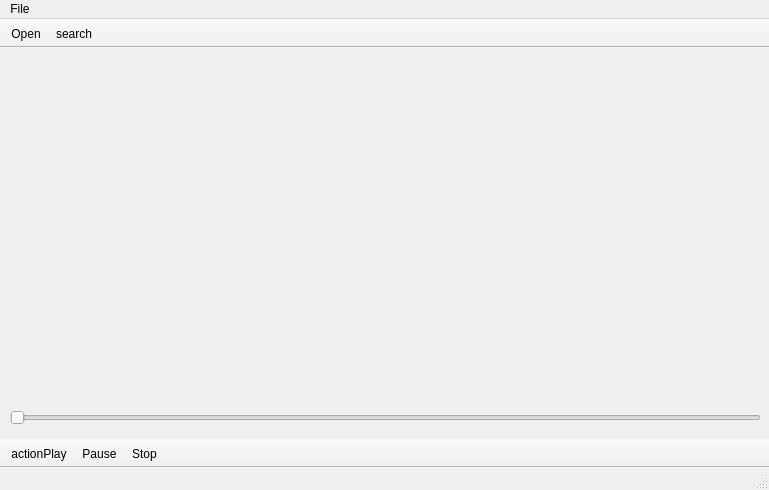
<?xml version="1.0" encoding="UTF-8"?>
<ui version="4.0">
 <class>MainWindow</class>
 <widget class="QMainWindow" name="MainWindow">
  <property name="geometry">
   <rect>
    <x>0</x>
    <y>0</y>
    <width>769</width>
    <height>490</height>
   </rect>
  </property>
  <property name="windowTitle">
   <string>Instant Player</string>
  </property>
  <widget class="QWidget" name="centralWidget">
   <widget class="QSlider" name="horizontalSlider">
    <property name="geometry">
     <rect>
      <x>10</x>
      <y>360</y>
      <width>751</width>
      <height>20</height>
     </rect>
    </property>
    <property name="orientation">
     <enum>Qt::Horizontal</enum>
    </property>
   </widget>
  </widget>
  <widget class="QMenuBar" name="menuBar">
   <property name="geometry">
    <rect>
     <x>0</x>
     <y>0</y>
     <width>769</width>
     <height>21</height>
    </rect>
   </property>
   <widget class="QMenu" name="menuFile">
    <property name="title">
     <string>File</string>
    </property>
    <addaction name="OpenFile"/>
    <addaction name="actionExit"/>
   </widget>
   <addaction name="menuFile"/>
  </widget>
  <widget class="QToolBar" name="toolBar">
   <property name="windowTitle">
    <string>toolBar</string>
   </property>
   <property name="movable">
    <bool>false</bool>
   </property>
   <property name="floatable">
    <bool>false</bool>
   </property>
   <attribute name="toolBarArea">
    <enum>TopToolBarArea</enum>
   </attribute>
   <attribute name="toolBarBreak">
    <bool>false</bool>
   </attribute>
   <addaction name="OpenFile"/>
   <addaction name="actionSearch"/>
  </widget>
  <widget class="QToolBar" name="toolBar_2">
   <property name="windowTitle">
    <string>toolBar_2</string>
   </property>
   <property name="movable">
    <bool>false</bool>
   </property>
   <property name="allowedAreas">
    <set>Qt::AllToolBarAreas</set>
   </property>
   <property name="toolButtonStyle">
    <enum>Qt::ToolButtonIconOnly</enum>
   </property>
   <attribute name="toolBarArea">
    <enum>BottomToolBarArea</enum>
   </attribute>
   <attribute name="toolBarBreak">
    <bool>false</bool>
   </attribute>
   <addaction name="actionActionPlay"/>
   <addaction name="PauseVideo"/>
   <addaction name="StopVideo"/>
  </widget>
  <widget class="QStatusBar" name="statusBar"/>
  <action name="actionActionPlay">
   <property name="icon">
    <iconset>
     <normaloff>../build-InstantPlayers-Desktop_Qt_5_5_1_MinGW_32bit-Release/release/graphics/375.png</normaloff>../build-InstantPlayers-Desktop_Qt_5_5_1_MinGW_32bit-Release/release/graphics/375.png</iconset>
   </property>
   <property name="text">
    <string>actionPlay</string>
   </property>
  </action>
  <action name="OpenFile">
   <property name="icon">
    <iconset>
     <normaloff>../build-InstantPlayers-Desktop_Qt_5_5_1_MinGW_32bit-Release/release/graphics/Open_file_document_paper_folder.png</normaloff>../build-InstantPlayers-Desktop_Qt_5_5_1_MinGW_32bit-Release/release/graphics/Open_file_document_paper_folder.png</iconset>
   </property>
   <property name="text">
    <string>Open</string>
   </property>
  </action>
  <action name="PauseVideo">
   <property name="icon">
    <iconset>
     <normaloff>../build-InstantPlayers-Desktop_Qt_5_5_1_MinGW_32bit-Release/release/graphics/Mdi7gq5c9.png</normaloff>../build-InstantPlayers-Desktop_Qt_5_5_1_MinGW_32bit-Release/release/graphics/Mdi7gq5c9.png</iconset>
   </property>
   <property name="text">
    <string>Pause</string>
   </property>
  </action>
  <action name="actionExit">
   <property name="text">
    <string>Exit</string>
   </property>
  </action>
  <action name="StopVideo">
   <property name="icon">
    <iconset>
     <normaloff>../build-InstantPlayers-Desktop_Qt_5_5_1_MinGW_32bit-Release/release/graphics/Stop.png</normaloff>../build-InstantPlayers-Desktop_Qt_5_5_1_MinGW_32bit-Release/release/graphics/Stop.png</iconset>
   </property>
   <property name="text">
    <string>Stop</string>
   </property>
  </action>
  <action name="actionSearch">
   <property name="icon">
    <iconset>
     <normaloff>../build-InstantPlayers-Desktop_Qt_5_5_1_MinGW_32bit-Release/release/graphics/images.png</normaloff>../build-InstantPlayers-Desktop_Qt_5_5_1_MinGW_32bit-Release/release/graphics/images.png</iconset>
   </property>
   <property name="text">
    <string>search</string>
   </property>
  </action>
 </widget>
 <layoutdefault spacing="6" margin="11"/>
 <resources/>
 <connections/>
</ui>
